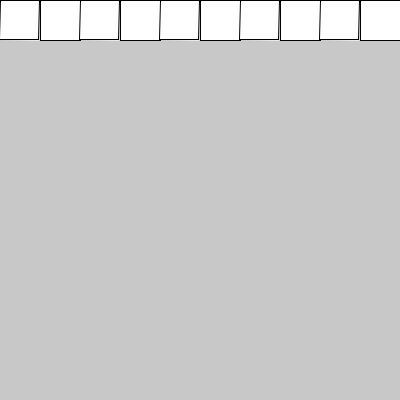
Frame 1 (no input)
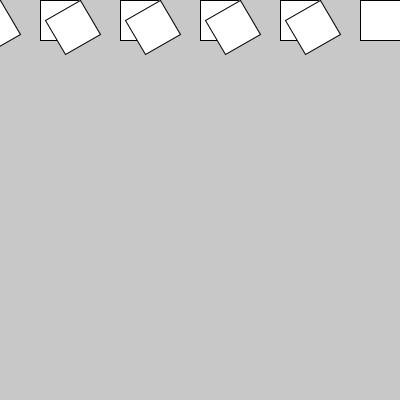
Frame 60 (the mouse pressed at the canvas centre just before this capture)
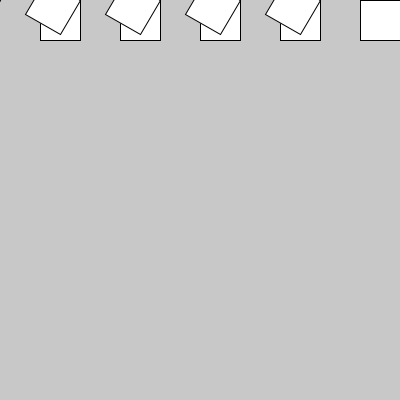
Frame 120 (the mouse held since frame 60 and released just before this capture)

The Processing sketch that drew these frames (run headless with seeded random() and noise(); from frame 60 on, the mouse is pressed at the canvas centre):

// Processing sketch: rotate_translate_for_03
// ── rotate_translate_for_03.pde
int cant = 10;
int tam;
int grados = 1;

void setup(){
  size(400,400);
  tam = width/cant;
  textSize(20);
}

void draw(){
  background(200);
  
  // i=0 -> 0,0 -> 0,0
  // i=1 -> 50,0 -> 50,0
  // i=2 -> 100,0 -> 100,0
  // i=3 -> 150,0 -> 150,0
  for(int i = 0; i < cant; i++){
    pushMatrix();//Salvar un punto de restauración
    
    translate(i*tam, 0);
    if(i%2 == 0){
      rotate(radians(grados));
    }
    rect(0,0, tam, tam);
    //rect(10,10, tam, tam);
    
    popMatrix(); // Restaurar
  }
  grados++;
}

void mouseClicked(){
}
